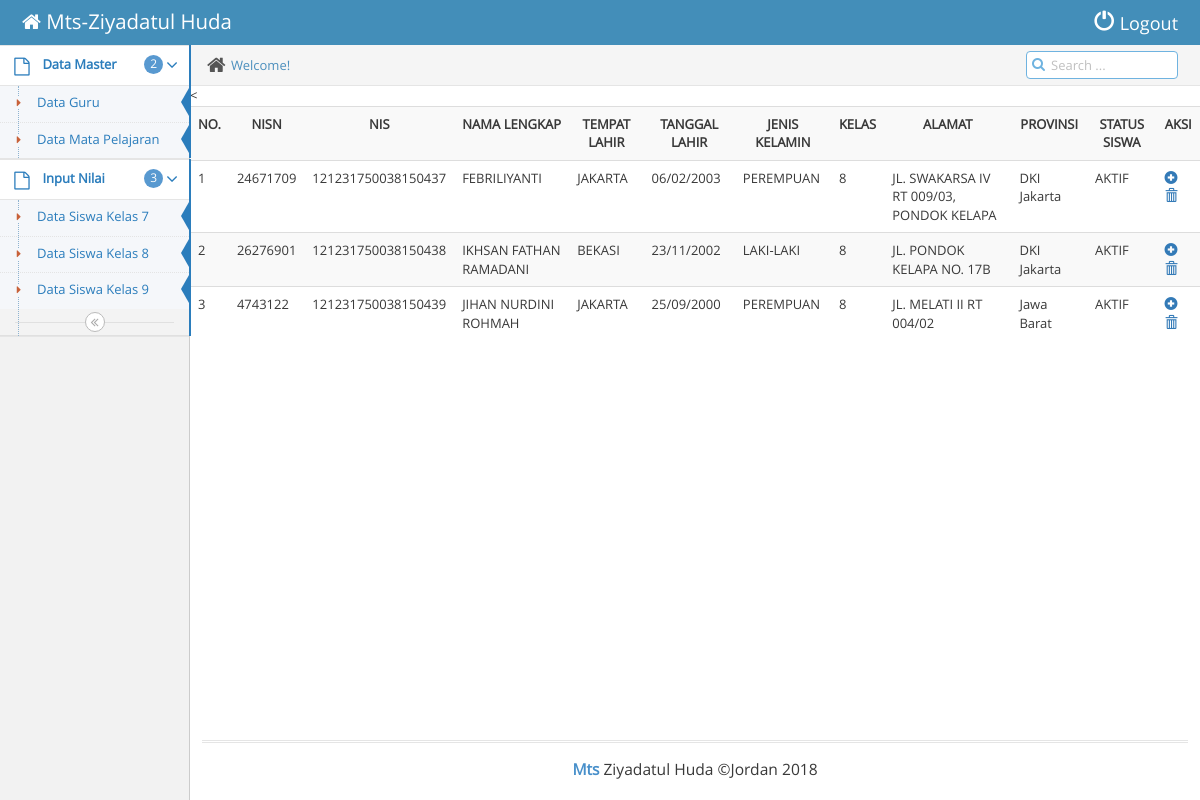
The app's page /halaman_admin.php?page=siswa_kelas8 with its own data.
### tables this page shows
CREATE TABLE `siswa` (
  `id` int(5) NOT NULL,
  `nisn` int(10) NOT NULL,
  `nis` varchar(20) NOT NULL,
  `nama_lengkap` varchar(50) NOT NULL,
  `tempat_lahir` varchar(50) NOT NULL,
  `tanggal_lahir` varchar(50) NOT NULL,
  `jenis_kelamin` varchar(20) NOT NULL,
  `kelas` int(2) NOT NULL,
  `alamat` text NOT NULL,
  `provinsi` varchar(50) NOT NULL,
  `status_siswa` varchar(10) NOT NULL
);

### data/siswa_8.php (the view)
<?php
 include "koneksi.php";
 ?>
 <<div class="table-responsive">
 		<table class="table table-striped table-hover">
 	<tr>
					<th><center>NO.</th>
					<th><center>NISN</th>
					<th><center>NIS</th>
					<th><center>NAMA LENGKAP</th>
					<th><center>TEMPAT LAHIR</th>
					<th><center>TANGGAL LAHIR</th>
					<th><center>JENIS KELAMIN</th>
					<th><center>KELAS</th>
					<th><center>ALAMAT</th>
					<th><center>PROVINSI</th>
					<th><center>STATUS SISWA</th>
					<th><center>AKSI</th>
	</tr>
	<?php $urut = (isset($_GET['urut']) ? strtolower($_GET['urut']) : NULL);  ?>
				<?php
				if($urut){
					$sql = mysqli_query($koneksi, "SELECT * FROM siswa WHERE kelas=8");
				}else{
					$sql = mysqli_query($koneksi, "SELECT * FROM siswa WHERE kelas =8");
				}
				if(mysqli_num_rows($sql) == 0){
					echo '<tr><td colspan="8">Tidak ada data.</td></tr>';
				}else{
					$no = 1;
					while($row = mysqli_fetch_assoc($sql)){
						echo '
						<tr>
							<td>'.$no.'</td>
							<td>'.$row['nisn'].'</td>
							<td>'.$row['nis'].'</td>
							<td>'.$row['nama_lengkap'].'</td>
							<td>'.$row['tempat_lahir'].'</td>
							<td>'.$row['tanggal_lahir'].'</td>
							<td>'.$row['jenis_kelamin'].'</td>
							<td>'.$row['kelas'].'</td>
							<td>'.$row['alamat'].'</td>
							<td>'.$row['provinsi'].'</td>
							<td>'.$row['status_siswa'].'</td>';
						echo '
							</td>
							<td>
								<a href="edit_siswa.php?id='.$row['id'].'" title="Input Nilai"><span class="glyphicon glyphicon-plus-sign"></span></a>
								<a href="hapus_siswa.php?aksi=delete&id='.$row['id'].'" title="Hapus Data" onclick="return confirm(\'Yakin?\')"><span class="glyphicon glyphicon-trash" aria-hidden="true"></span></a>
							</td>
						</tr>
						';
						$no++;
					}
				}
				?>
		</table>
</div>

### records on screen
siswa: nisn "24671709", nis "121231750038150437", nama_lengkap "FEBRILIYANTI", tempat_lahir "JAKARTA", tanggal_lahir "06/02/2003", jenis_kelamin "PEREMPUAN", kelas "8", alamat "JL. SWAKARSA IV RT 009/03, PONDOK KELAPA", provinsi "DKI Jakarta", status_siswa "AKTIF"
siswa: nisn "26276901", nis "121231750038150438", nama_lengkap "IKHSAN FATHAN RAMADANI", tempat_lahir "BEKASI", tanggal_lahir "23/11/2002", jenis_kelamin "LAKI-LAKI", kelas "8", alamat "JL. PONDOK KELAPA NO. 17B", provinsi "DKI Jakarta", status_siswa "AKTIF"
siswa: nisn "4743122", nis "121231750038150439", nama_lengkap "JIHAN NURDINI ROHMAH", tempat_lahir "JAKARTA", tanggal_lahir "25/09/2000", jenis_kelamin "PEREMPUAN", kelas "8", alamat "JL. MELATI II RT 004/02", provinsi "Jawa Barat", status_siswa "AKTIF"
